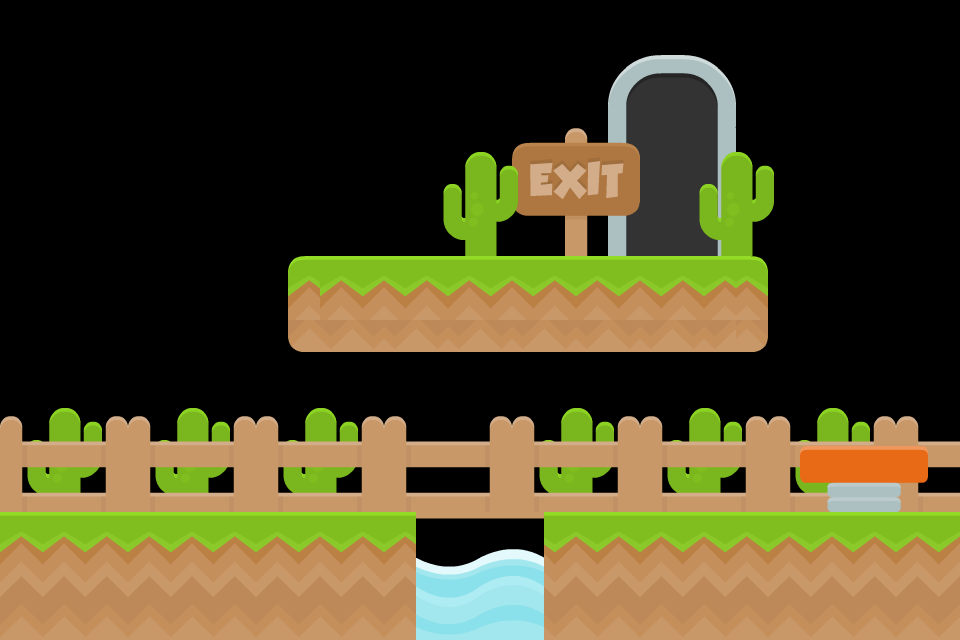

A 2D game scene composited from a Tiled map and its tileset images. What follows is a short description and the map's XML, with each tile layer's data collapsed to a summary:
An orthogonal 30x20 tile map with 32x32 px tiles, 5 tile layers (Tile Layer 4, Tile Layer 3, Tile Layer 1, Tile Layer 2, ...), 2 tilesets and 9 objects (4x coin, 3x platform, door, water).

<map version="1.10" tiledversion="1.10.2" orientation="orthogonal" renderorder="right-down" width="30" height="20" tilewidth="32" tileheight="32" infinite="0" nextlayerid="7" nextobjectid="14">
 <tileset firstgid="1" name="kenney_terrain" tilewidth="32" tileheight="32" tilecount="2048" columns="32">
  <image source="spritesheet_ground.png" width="1024" height="2048" />
 </tileset>
 <tileset firstgid="2049" name="kenney" tilewidth="32" tileheight="32" tilecount="2048" columns="32">
  <image source="spritesheet_tiles.png" width="1024" height="2048" />
 </tileset>
 <layer id="4" name="Tile Layer 4" width="30" height="20">
  <data>[600 cells, 96 non-empty, 16 distinct tile ids]</data>
 </layer>
 <layer id="3" name="Tile Layer 3" width="30" height="20">
  <data>[600 cells, 120 non-empty, 18 distinct tile ids]</data>
 </layer>
 <layer id="1" name="Tile Layer 1" width="30" height="20">
  <data>[600 cells, 193 non-empty, 68 distinct tile ids]</data>
 </layer>
 <layer id="2" name="Tile Layer 2" width="30" height="20">
  <data>[600 cells, 28 non-empty, 28 distinct tile ids]</data>
 </layer>
 <layer id="5" name="Tile Layer 5" width="30" height="20">
  <data>[600 cells, 32 non-empty, 16 distinct tile ids]</data>
 </layer>
 <objectgroup id="6" name="Object Layer 1">
  <object id="4" name="platform" type="platform" x="288.441" y="254.103" width="480.736" height="99.0904" />
  <object id="5" name="platform" type="platform" x="-8.99336e-05" y="513.602" width="415.003" height="124.599" />
  <object id="6" name="platform" type="platform" x="545.978" y="512.621" width="415.003" height="124.599" />
  <object id="7" name="coin" type="coin" x="353.194" y="225.652" width="29.4328" height="29.4328" />
  <object id="8" name="coin" type="coin" x="256.745" y="476.33" width="29.4328" height="29.4328" />
  <object id="10" name="coin" type="coin" x="190.656" y="474.908" width="29.4328" height="29.4328" />
  <object id="11" name="coin" type="coin" x="62.7424" y="385.369" width="29.4328" height="29.4328" />
  <object id="12" name="door" type="door" x="639.777" y="96.2782" width="64.1854" height="157.693" />
  <object id="13" type="water" x="416.164" y="556.259">
   <polygon points="0,0 21.1908,8.24087 44.7361,9.71245 72.4019,-4.12043 95.3586,-8.53519 106.837,-8.24087 118.61,-4.41475 126.262,-1.47158 128.028,84.1746 -1.47158,83.586" />
  </object>
 </objectgroup>
</map>
